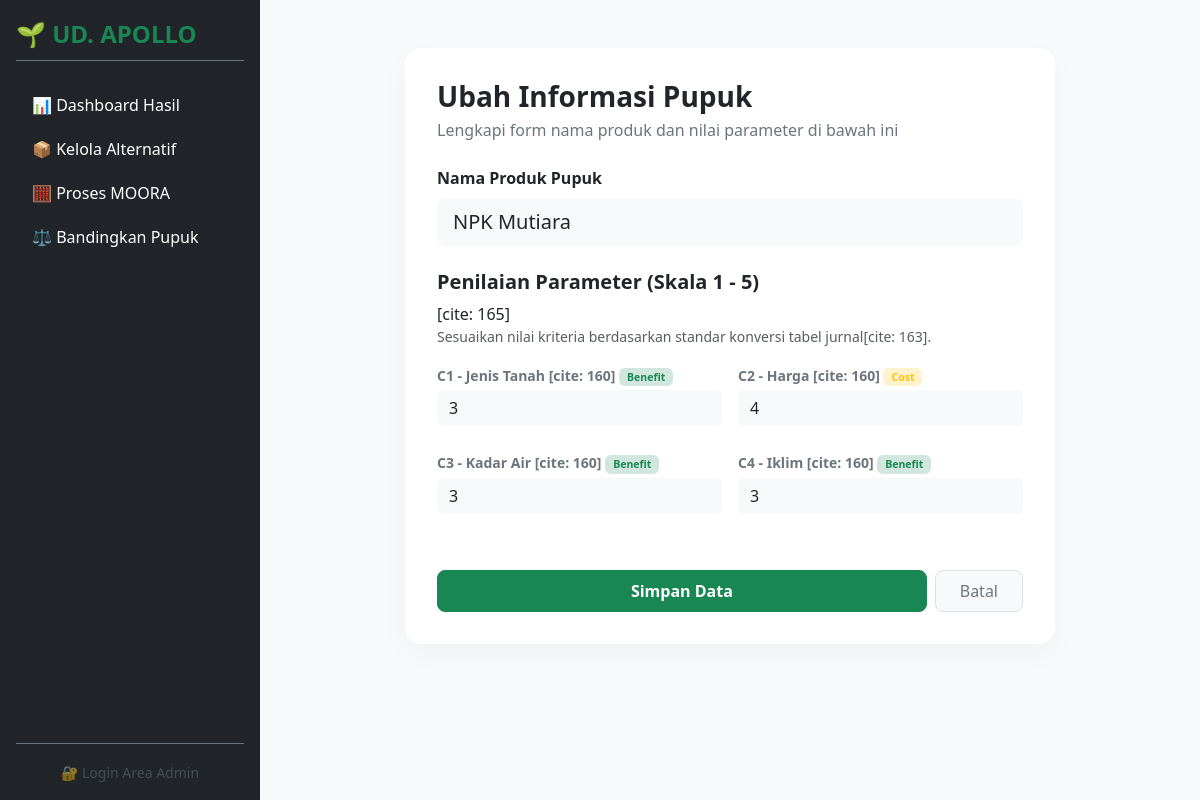
Page /form_alternatif.php?edit=1 on the committed database.
### tables this page shows
CREATE TABLE `alternatif` (
  `id_alternatif` int(11) NOT NULL,
  `nama_alternatif` varchar(100) NOT NULL,
  `keterangan` text DEFAULT NULL
);

CREATE TABLE `kriteria` (
  `id_kriteria` int(11) NOT NULL,
  `kode_kriteria` varchar(5) NOT NULL,
  `nama_kriteria` varchar(100) NOT NULL,
  `bobot` double NOT NULL,
  `atribut` enum('benefit','cost') NOT NULL
);

CREATE TABLE `matriks_keputusan` (
  `id_matriks` int(11) NOT NULL,
  `id_alternatif` int(11) DEFAULT NULL,
  `id_kriteria` int(11) DEFAULT NULL,
  `nilai` double NOT NULL
);

### form_alternatif.php (called while the page is built, shortened)
<?php
require_once 'config/config.php';
$nama_alt = "";
$is_edit = false;
$nilai_lama = [];
if (isset($_GET['edit'])) {
    $id_alt = intval($_GET['edit']);
    $is_edit = true;
    $alt_res = $conn->query("SELECT nama_alternatif FROM alternatif WHERE id_alternatif = $id_alt");
    if ($alt_data = $alt_res->fetch_assoc()) {
        $nama_alt = $alt_data['nama_alternatif'];
    }
    $matriks_res = $conn->query("SELECT id_kriteria, nilai FROM matriks_keputusan WHERE id_alternatif = $id_alt");
    while ($m = $matriks_res->fetch_assoc()) {
        $nilai_lama[$m['id_kriteria']] = $m['nilai'];
    }
}
$kriteria_res = $conn->query("SELECT * FROM kriteria ORDER BY kode_kriteria");
$list_kriteria = [];
while ($k = $kriteria_res->fetch_assoc()) {
    $list_kriteria[] = $k;
}
include 'views/alternatif_form.php';
?>

### views/alternatif_form.php (the view, shortened to what this page needs)
<!DOCTYPE html>
<html lang="id">
<head>
    <link rel="stylesheet" href="https://cdn.jsdelivr.net/npm/bootstrap@5.3.0/dist/css/bootstrap.min.css">
</head>
<body class="d-flex">
    <?php include 'includes/sidebar.php'; ?>
    <div class="flex-grow-1 p-5 d-flex justify-content-center align-items-start">
        <div class="form-card w-100" style="max-width: 650px;">
            <h3 class="fw-bold text-dark mb-1"><?= $is_edit ? 'Ubah Informasi Pupuk' : 'Tambah Produk Baru'; ?></h3>
            <p class="text-secondary mb-4">Lengkapi form nama produk dan nilai parameter di bawah ini</p>
            <form method="POST">
                <div class="mb-4">
                    <label class="form-label fw-semibold text-dark">Nama Produk Pupuk</label>
                    <input type="text" name="nama_alternatif"
                        class="form-control form-control-lg bg-light border-0 px-3" value="<?= $nama_alt; ?>" required
                        placeholder="Masukkan nama pupuk...">
                </div>
                <h5 class="fw-bold text-dark mt-4 mb-2">Penilaian Parameter (Skala 1 - 5)</h5> [cite: 165]
                <p class="text-muted small mb-3">Sesuaikan nilai kriteria berdasarkan standar konversi tabel
                    jurnal[cite: 163].</p>
                <div class="row g-3">
                    <?php foreach ($list_kriteria as $k) :
                        $id_k = $k['id_kriteria'];
                        $val = isset($nilai_lama[$id_k]) ? $nilai_lama[$id_k] : '';
                    ?>
                    <div class="col-md-6 mb-2">
                        <label class="form-label small fw-semibold text-secondary mb-1">
                            <?= $k['kode_kriteria']; ?> - <?= $k['nama_kriteria']; ?> [cite: 160]
                            <?= statusBadge($k['atribut']); ?>
                        </label>
                        <input type="number" step="any" name="nilai_kriteria[<?= $id_k; ?>]"
                            class="form-control bg-light border-0" value="<?= $val; ?>" min="1" max="5" required
                            placeholder="Nilai (1-5)">
                    </div>
                    <?php endforeach; ?>
                </div>
                <div class="d-flex gap-2 mt-5">
                    <button type="submit" class="btn btn-success px-4 py-2 rounded-3 fw-semibold flex-grow-1">Simpan
                        Data</button>
                    <a href="alternatif.php" class="btn btn-light px-4 py-2 rounded-3 text-secondary border">Batal</a>
                </div>
            </form>
        </div>
    </div>
</body>
</html>

### config/config.php (shortened to what this page needs)
<?php
function statusBadge($text) {
    if (strtolower($text) == 'benefit') {
        return '<span class="badge bg-success-subtle text-success px-2 py-1">Benefit</span>';
    }
    return '<span class="badge bg-warning-subtle text-warning px-2 py-1">Cost</span>';
}
?>

### views/alternatif_form.php (style rules this page uses)
body { background-color: #f8f9fa; font-family: 'Segoe UI', sans-serif; }
.form-card { background: white; border-radius: 16px; padding: 32px; box-shadow: 0 10px 30px rgba(0, 0, 0, 0.03); }

### rows in the picture
alternatif: nama_alternatif "NPK Mutiara"
kriteria: kode_kriteria "C1", nama_kriteria "Jenis Tanah", atribut "Benefit", id_kriteria.nilai "3"
kriteria: kode_kriteria "C2", nama_kriteria "Harga", id_kriteria.id_kriteria "4"
kriteria: kode_kriteria "C3", nama_kriteria "Kadar Air", atribut "Benefit", id_kriteria "3"
kriteria: kode_kriteria "C4", nama_kriteria "Iklim", atribut "Benefit", id_kriteria.nilai "3"
